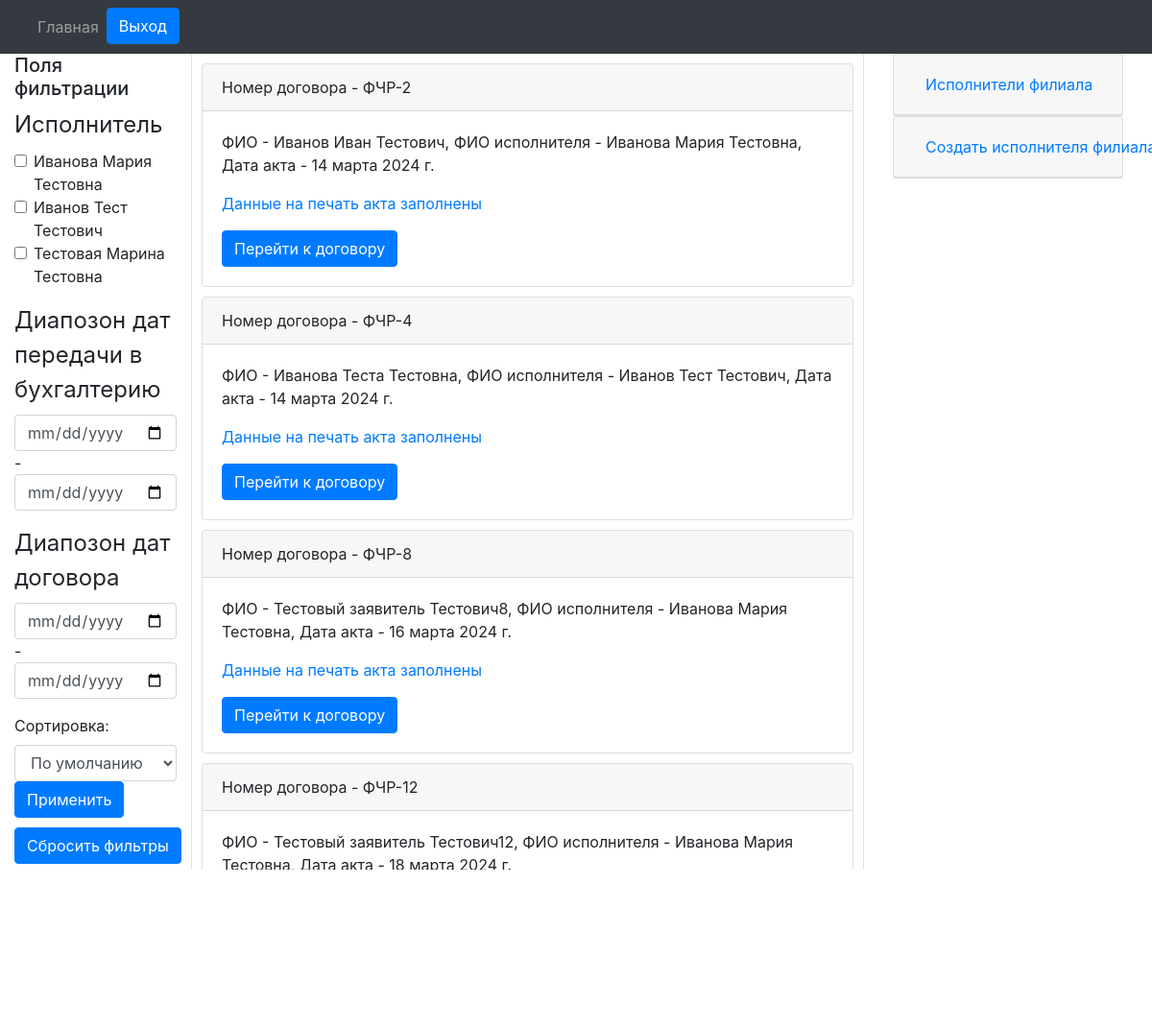
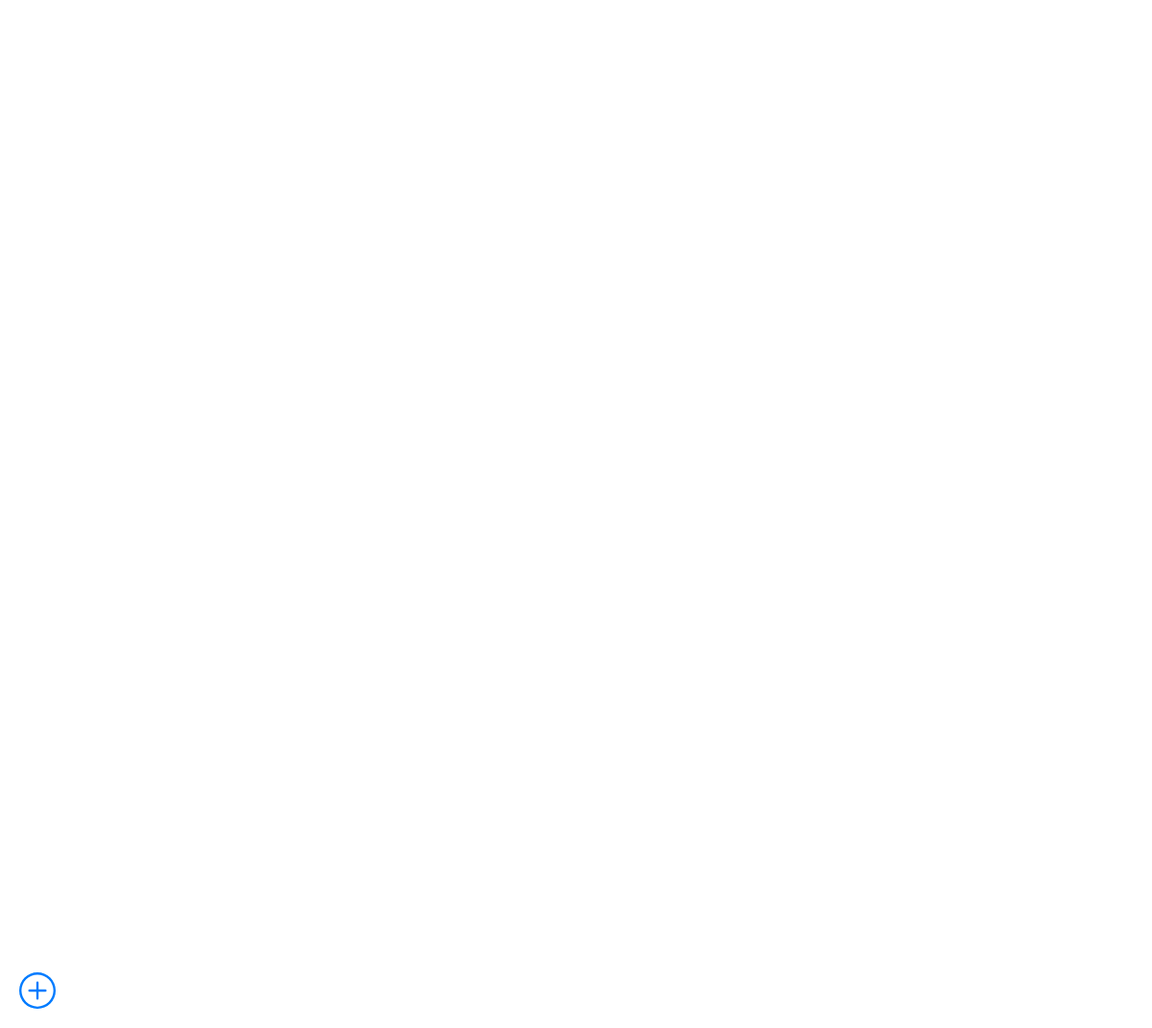
Page /paid_departure/filials/orders/3/ (signed in) on the committed database (2 pictures, top to bottom).
### engine/models.py (models this page shows, shortened)
class Reestr_oferts(models.Model):
    number_orders_vozm = models.CharField(max_length=20, blank=False, verbose_name='Номер договора возм.', db_index=True, unique=True)
    fio = models.CharField(max_length=128, blank=False, verbose_name='ФИО')
    date_orders = models.DateField(auto_now_add=True, verbose_name='Дата договора')
    date_akt = models.DateField(auto_now_add=True, verbose_name='Дата акта')
    exicutor = models.ForeignKey(Exicuters, on_delete=models.PROTECT, verbose_name='Исполнитель')
    filial = models.ForeignKey(Filials, on_delete=models.PROTECT, verbose_name='Филиал')
    price = models.FloatField(max_length=10, verbose_name='Цена')
    date_buhgt = models.DateField(verbose_name='Дата передачи в бухгалтерию')
    comment = models.CharField(max_length=512, verbose_name='Комментарий', blank=True)

class Exicuters(models.Model):
    gender_choices = (
        ('masc', 'Мужской'),
        ('femn', 'Женский'),
    )
    fio = models.CharField(max_length=128, blank=False, verbose_name='ФИО исполнителя')
    position_filial = models.CharField(max_length=128, blank=False, default='Администратор', verbose_name='Должность')
    filial = models.ForeignKey(Filials, on_delete=models.PROTECT, verbose_name='Филиал к котрому привязан исполнитель')
    gender = models.CharField(max_length=4, choices=gender_choices, blank=False, default='femn', verbose_name='Пол')
    def __str__(self):
        return self.fio

### engine/views.py (the view, shortened to what this page needs)
# urls.py: path('filials/orders/<int:pk>/', get_orders, name='get_orders'),
@login_required
def get_orders(request, pk):
    if not request.user.has_perm('engine.view_reestr_oferts'):
        queryset = Reestr_oferts.objects.filter(filial_id=pk)
        exicuters_filial = Exicuters.objects.filter(filial_id=pk)
        if not queryset:
            form = CreateExicuterFilialFilterForm(id=pk)
            form.initial['filial'] = pk
            exicuters_filial = Exicuters.objects.filter(filial_id=pk)
            filter = ProductFilter(request.GET, queryset=Reestr_oferts.objects.filter(filial_id=pk), id=pk)
            return render(request, 'orders/orders.html', {'filter': filter, 'exicuters_filial': exicuters_filial, 'form': form})
        else:
            filial = str(queryset[0].filial)
            user_filial = str(request.user.filial)
            if filial == user_filial:
                form = CreateExicuterFilialFilterForm(id=pk)
                form.initial['filial'] = pk
                if not request.GET.get('orderby'):
                    orderby = 'id'
                else:
                    orderby = request.GET.get('orderby')
                filter = ProductFilter(request.GET, queryset=Reestr_oferts.objects.filter(filial_id=pk).order_by(orderby), id=pk)
                return render(request, 'orders/orders.html', {'filter': filter, 'exicuters_filial': exicuters_filial, 'form': form})
            else:
                raise PermissionError

### engine/forms.py
class CreateExicuterFilialFilterForm(ModelForm):
    def __init__(self, *args, id=None, **kwargs):
        super().__init__(*args, **kwargs)
        if id == None:
            pass
        else:
            self.fields['filial'].queryset = Filials.objects.filter(id=id)
    class Meta:
        model = Exicuters
        fields = ('fio', 'position_filial', 'filial', 'gender')

### engine/models.py (called while the page is built)
    def __str__(self):
        return self.name

### engine/templates/orders/orders.html (shortened to what this page needs)
{% extends "orders/base.html" %}
{% load crispy_forms_tags %}
{% block nav %}{% include "orders/nav.html" %}{% endblock %}
{% block content %}
<div class="container-fluid text-left">
  <div class="row" style="height: 850px">
    <div class="col-2 column-2 border-right">
      <h5>Поля фильтрации</h5>
      <form method="GET">
        {{ filter.form|crispy }}
        <label class="mr-2" for="framework">Сортировка:</label>
            <select id="framework" name="orderby" class="form-control mr-2">
                <option value="">По умолчанию</option>
            </select>
      <button class="btn btn-primary" type="submit">Применить</button>
      </form>
      <a href="{{request.path}}"><button style="margin-top: 10px;" class="btn btn-primary">Сбросить фильтры</button></a>
    </div>
    <div class="col-7 position-relative border-right">
      <div class="overflow-auto scroll-container">
      {% for order in filter.qs %}
      <div class="card" style="margin: 10px 10px 10px 10px;">
          <div class="card-header">
            Номер договора - {{ order.number_orders_vozm }}
          </div>
          <div class="card-body">
            <p class="card-text">ФИО - {{ order.fio }}, ФИО исполнителя - {{ order.exicutor }}, Дата акта - {{ order.date_akt }}</p>
            {% if order.contract_data.reestr_oferts  %}
              <p class="text-primary">Данные на печать акта заполнены</p>
            {% else %}
              <p class="text-warning">Данные на печать акта еще не заполнены</p>
            {% endif %}
            <a href="{% url 'get_order' id_order=order.pk %}" class="btn btn-primary">Перейти к договору</a>
          </div>
        </div>
          {% endfor %}
          <div class="fixed-bottom fixed-right" style="width: 70px; position: fixed; bottom: 0; right: 0; padding: 20px;">
            <a href="/paid_departure/create_order/">
            </a>
          </div>
    </div>
  </div>
  <div class="col-3 column-2">
    <div class="container">
      <div id="accordion">
        <div class="card">
          <div class="card-header" id="headingOne">
            <h5 class="mb-0">
              <button class="btn btn-link collapsed" data-toggle="collapse" data-target="#collapseOne" aria-expanded="false" aria-controls="collapseOne">
                Исполнители филиала
              </button>
            </h5>
          </div>
        </div>
      </div>
    </div>
    <div class="container">
      <div id="accordion">
        <div class="card">
          <div class="card-header" id="headingTwo">
            <h5 class="mb-0">
              <button class="btn btn-link collapsed" data-toggle="collapse" data-target="#collapseTwo" aria-expanded="false" aria-controls="collapseTwo">
                Создать исполнителя филиала
              </button>
            </h5>
          </div>
        </div>
      </div>
    </div>
  </div>
</div>
</div>
      {% endblock %}

### engine/templates/orders/orders.html (style rules this page uses)
.scroll-container { position: absolute; top: 0; left: 0; bottom: 0; right: 0; overflow: auto; }

### rows in the picture
Reestr_oferts: number_orders_vozm "ФЧР-2", fio "Иванов Иван Тестович", exicutor "Иванова Мария Тестовна", date_akt "14 марта 2024 г.", shows "Данные на печать акта заполнены"
Reestr_oferts: number_orders_vozm "ФЧР-4", fio "Иванова Теста Тестовна", exicutor "Иванов Тест Тестович", date_akt "14 марта 2024 г.", shows "Данные на печать акта заполнены"
Reestr_oferts: number_orders_vozm "ФЧР-8", fio "Тестовый заявитель Тестович8", exicutor "Иванова Мария Тестовна", date_akt "16 марта 2024 г.", shows "Данные на печать акта заполнены"
Reestr_oferts: number_orders_vozm "ФЧР-12", fio "Тестовый заявитель Тестович12", exicutor "Иванова Мария Тестовна", date_akt "18 марта 2024 г."
